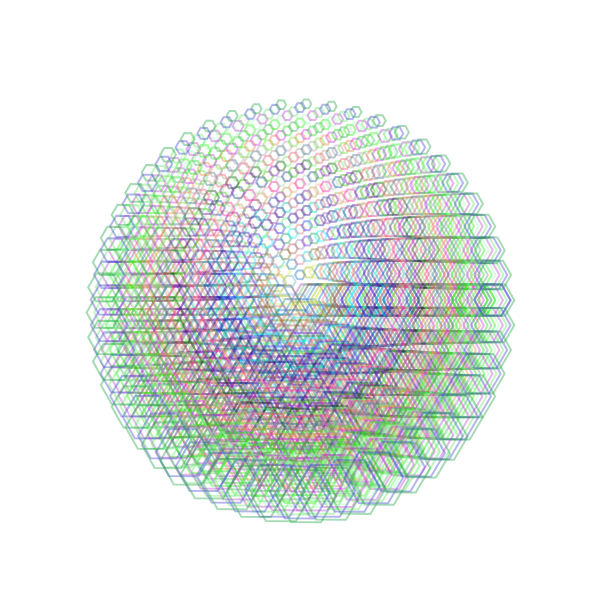
Frame 1 (no input)
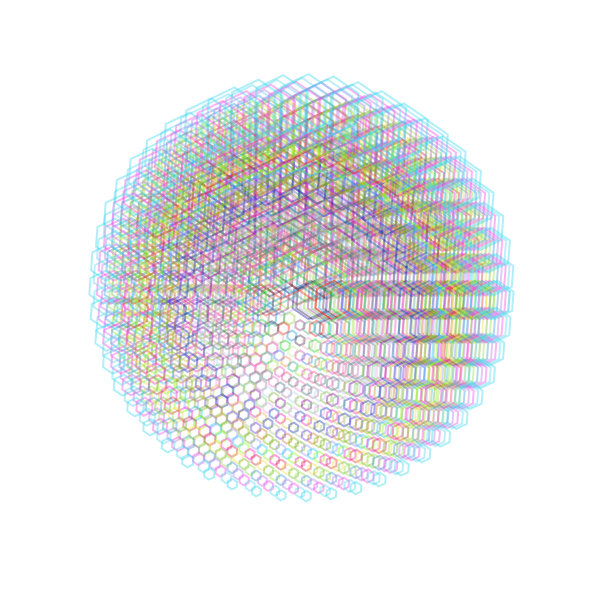
Frame 60 (no input)
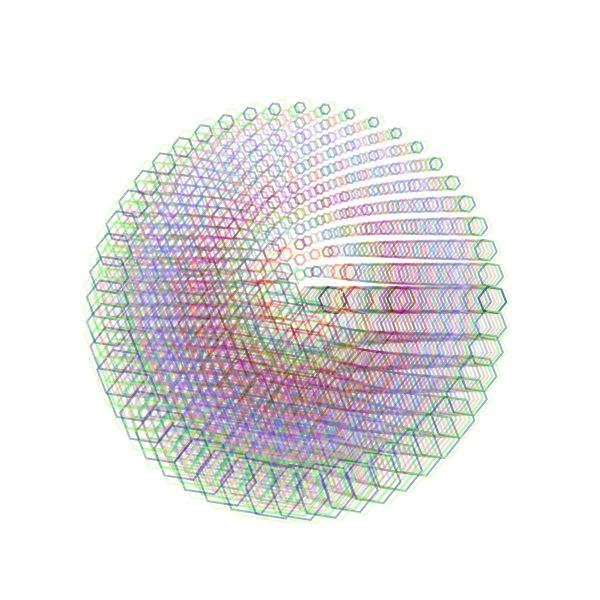
Frame 120 (the mouse pressed at the canvas centre since frame 60)

The p5.js sketch that drew these frames (run headless with seeded random() and noise() and a simulated clock; from frame 60 on, the mouse is pressed at the canvas centre):

// p5.js sketch
// ── sketch.js
let numShapes = 50;
let minRadius = 10;
let maxRadius = 200;

function setup() {
  createCanvas(600, 600);
  background(255);
  noFill();
  strokeWeight(2);
}

function draw() {
  background(255);
  translate(width / 2, height / 2);
  
  // Äusserer Loop für jede Figur
  for (let i = 0; i < numShapes; i++) {
    let radius = map(i, 0, numShapes, minRadius, maxRadius);
    let shapeAngle = TWO_PI / i;
    let shapeColor = color(random(255), random(255), random(255), 100);
    
    // Innerer Loop für jeden Winkel der Form
    for (let angle = 0; angle < TWO_PI; angle += shapeAngle) {
      let x = radius * cos(angle);
      let y = radius * sin(angle);
      let size = map(sin(angle + frameCount * 0.05), -1, 1, 5, 30);
      
      stroke(shapeColor);
      push();
      translate(x, y);
      rotate(frameCount * 0.01);
      beginShape();
      
      // Schleife für jede Ecke der Form
      for (let j = 0; j < 6; j++) {
        let vertexAngle = TWO_PI / 6 * j;
        let vx = size * cos(vertexAngle);
        let vy = size * sin(vertexAngle);
        vertex(vx, vy);
      }
      endShape(CLOSE);
      pop();
    }
  }
}
